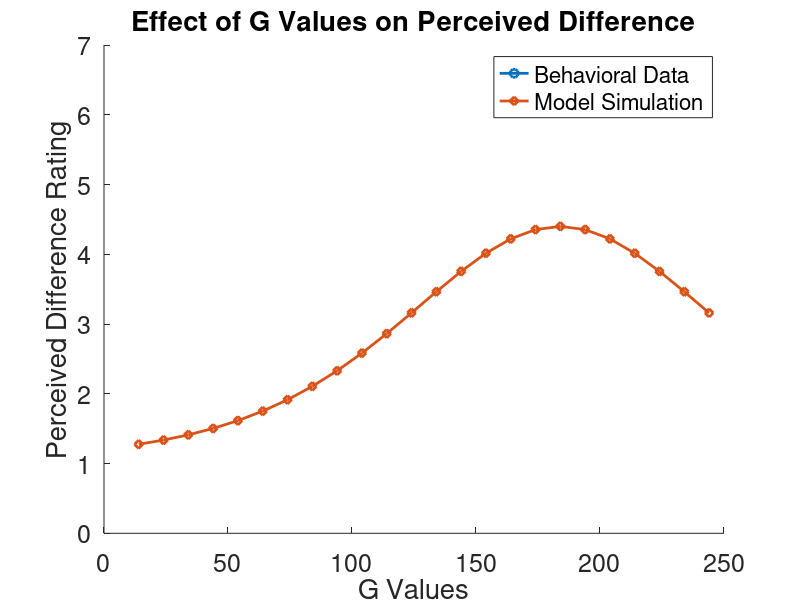

Source code (MATLAB):
% Data analyses for CCM final project
% Helen Hu (fh986@nyu.edu)

clear all;
% close all;
clc;


mydir = '/Users/helenhu/Desktop/CCM_Final_Project_Analyses/Final_Project_Analyses/Exp2_similar_data';

d = dir(sprintf('%s/*.mat',mydir));
    
files = {d.name};

compare_categories = 14:10:244;

numSubj = length(files);
subj_rating = NaN(numSubj,24);

for subj = 1:length(files)

    load(cell2mat(files(subj)));

    current_ratings = similarity_ratings;
    for ii = 1:length(current_ratings)
        r = current_ratings(ii);
        if r == 1
            current_ratings(ii) = 7;
        elseif r == 2
            current_ratings(ii) = 6;
        elseif r == 3
            current_ratings(ii) = 5;
        elseif r == 5
            current_ratings(ii) = 3;
        elseif r == 6
            current_ratings(ii) = 2;
        elseif r == 7
            current_ratings(ii) = 1;
        end
    end

    subj_rating(subj,:) = current_ratings;

end

avg_rating = mean(subj_rating,1);


avg_across_colors = mean(avg_rating);
median_across_colors = median(avg_rating);


%% model


G_values = 14:10:254;

sigma_c = 50; 
sigma_s = 55; 
mu1 = 124;
mu2 = 254;

g = (mu1-mu2)/(sigma_c^2 + sigma_s^2);
b = (mu1.^2-mu2.^2)/2/(sigma_c^2 + sigma_s^2);

pc_s = NaN(1,length(G_values));

for ii = 1:length(G_values)

    S = G_values(ii);
    pc_s(ii) = 1/(1+exp(-g*S+b)); % model from Feldman & Griffins (2007)
    
end


sigma_cs = sigma_c^2 + sigma_s^2;

ET_S = (sigma_c^2/sigma_cs).*G_values + (sigma_s^2/sigma_cs) * (mu1 * pc_s + mu2 * (1-pc_s));

E_rating = diff(ET_S);
E_rating_normalized = E_rating./max(E_rating);
E_rating_predict = E_rating_normalized*7-2.6;

figure;
hold on;
plot(G_values(1:24),avg_rating,'o-','LineWidth',2);
plot(G_values(1:24), E_rating_predict,'d-', 'LineWidth', 2);
hold off;
xlabel('G Values');
ylabel('Perceived Difference Rating');
title('Effect of G Values on Perceived Difference')
set(gca,'FontSize',18)
% xlim([114 254])
ylim([0 7])
legend('Behavioral Data','Model Simulation')
% yline(avg_across_colors,'LineWidth',2)

